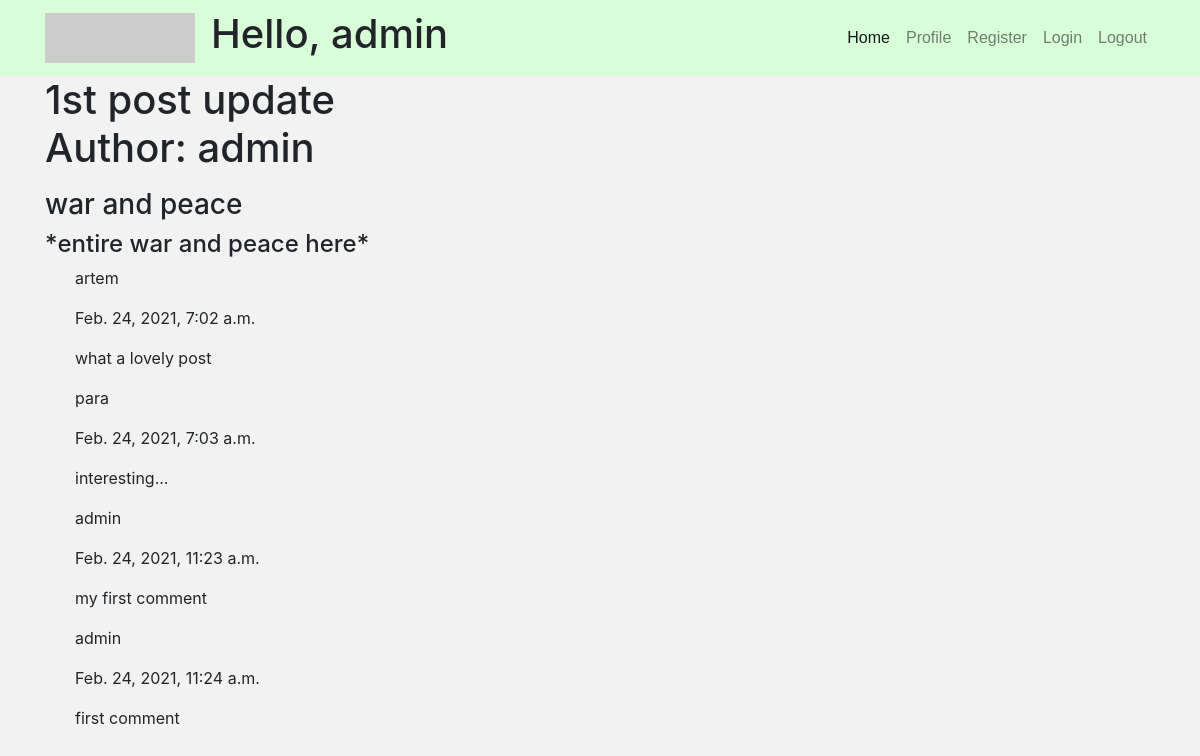
The page /blog/post/1 (signed in) on the database as committed earlier.
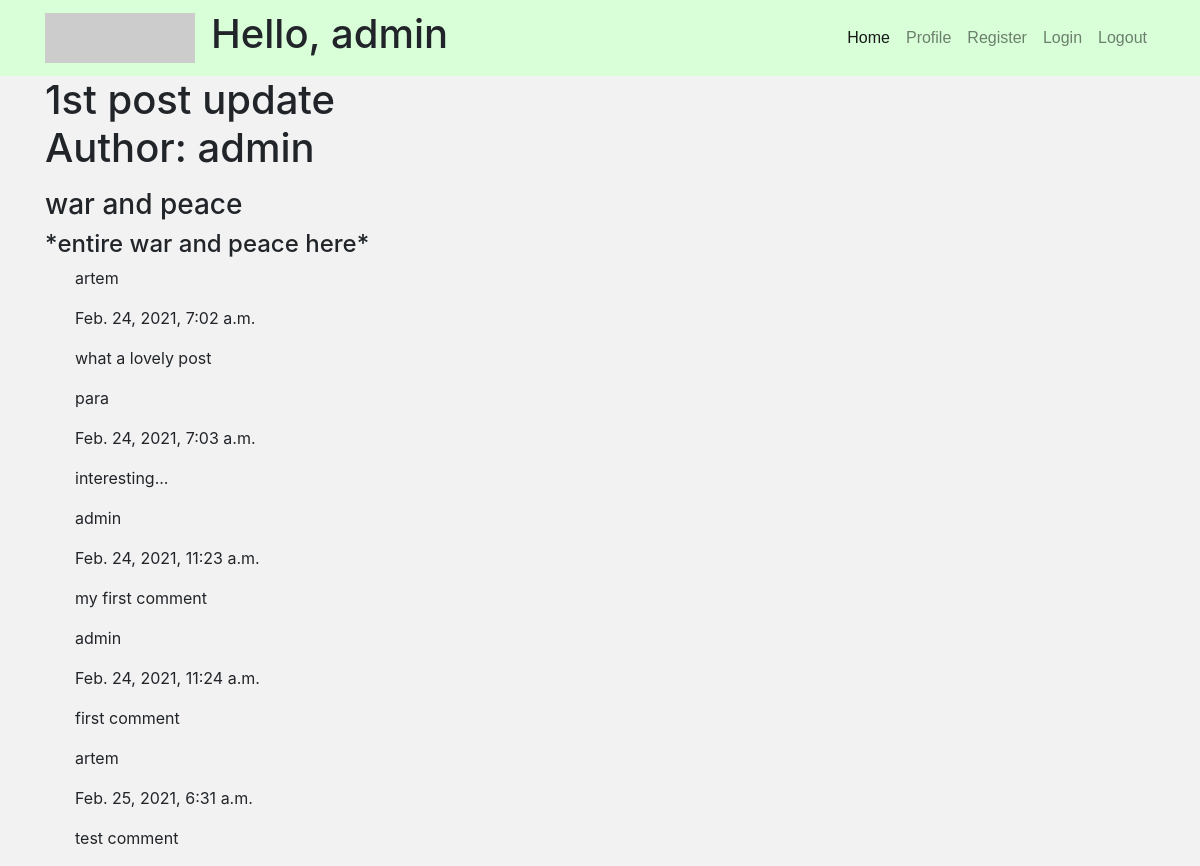
The same page on the database as committed later.
### BlogApp/models.py (models this page shows, shortened)
class Post(models.Model):
    name = models.CharField(max_length=200, default='Untitled')
    creation_date = models.DateTimeField(auto_now_add=True, null=True)
    text = models.TextField()
    description = models.TextField(max_length=200)
    user = models.ForeignKey(Guest, on_delete=models.SET_NULL, null=True)

class Guest(models.Model):
    user = models.OneToOneField(User, null=True, blank=True, on_delete=models.CASCADE)
    name = models.CharField(max_length=200, null=True)  # should be unique
    date_created = models.DateTimeField(auto_now_add=True, null=True)
    email = models.EmailField(default='example@blog.com')  # can't change
    phone = models.IntegerField(blank=True, default=111111)
    profile_picture = models.ImageField(null=True, blank=True)
    skype = models.CharField(max_length=50, null=True, blank=True)
    def __str__(self):
        return self.name

class Comment(models.Model):
    author = models.ForeignKey(Guest, on_delete=models.CASCADE)
    text = models.TextField()
    publication_date = models.DateTimeField(auto_now_add=True, null=True)
    post = models.ForeignKey(Post, on_delete=models.CASCADE)

### BlogApp/views.py (the view)
# urls.py: path('post/<str:pk>', views.post_page, name='post'),
@login_required(login_url='Blog:login')
def post_page(request, pk):
    post = Post.objects.get(id=pk)
    comments = Comment.objects.filter(post=post)
    context = {'post': post, 'comments': comments}
    return render(request, 'Blog/post.html', context)

### templates/Blog/post.html (shortened to what this page needs)
{% extends 'Blog/base.html' %}
{% block content %}
<h1><span>{{ post.name }} <p>Author: {{ post.user }}</p> </span></h1>
<h3>{{ post.description }}</h3>
<h4>{{ post.text }}</h4>
<div class="container">
    {% for comment in comments %}
    <div class="container">
        <p>{{comment.author}}</p>
        <p>{{comment.publication_date}}</p>
        <p>{{comment.text}}</p>
    </div>
    {% endfor %}
</div>
{% endblock %}

### templates/Blog/base.html (shortened to what this page needs)
<!DOCTYPE html>
{% load static %}
<html lang="en">
<head>
        <link rel="stylesheet"
          href="https://stackpath.bootstrapcdn.com/bootstrap/4.3.1/css/bootstrap.min.css"
>
        <link rel="stylesheet"
              type="text/css"
              href="{% static 'css/main.css' %}">
</head>
<body>
<nav class="navbar navbar-expand-lg navbar-light static-top"
  style="background-color: #d9ffd9;">
  <div class="container">
    <a class="navbar-brand" href="#">
          <img src="http://placehold.it/150x50?text=Logo" alt="">
        </a>
    <div class="collapse navbar-collapse" id="navbarResponsive">
        <h1>Hello, {{ request.user }} </h1>
      <ul class="navbar-nav ml-auto">
        <li class="nav-item active">
          <a class="nav-link" href="{% url 'Blog:home' %}">Home
              </a>
        </li>
        <li class="nav-item">
          <a class="nav-link" href="{% url 'Blog:profile' user %}">Profile</a>
        </li>
        <li class="nav-item">
          <a class="nav-link" href="{% url 'Blog:register' %}">Register</a>
        </li>
        <li class="nav-item">
          <a class="nav-link" href="{% url 'Blog:login' %}">Login</a>
        </li>
        <li class="nav-item">
          <a class="nav-link" href="{% url 'Blog:logout' %}">Logout</a>
        </li>
      </ul>
    </div>
  </div>
</nav>
<div class="container">
  {% block content %}
  {% endblock %}
</div>
</body>
</html>

### static/css/main.css (style rules this page uses)
body { background-color: #f2f2f2; }
a { font-family: Arial, Helvetica, sans-serif; color: black; }

Rows that differ between the two databases and show on the page:
added Comment: author "artem", publication_date "Feb. 25, 2021, 6:31 a.m.", text "test comment"
